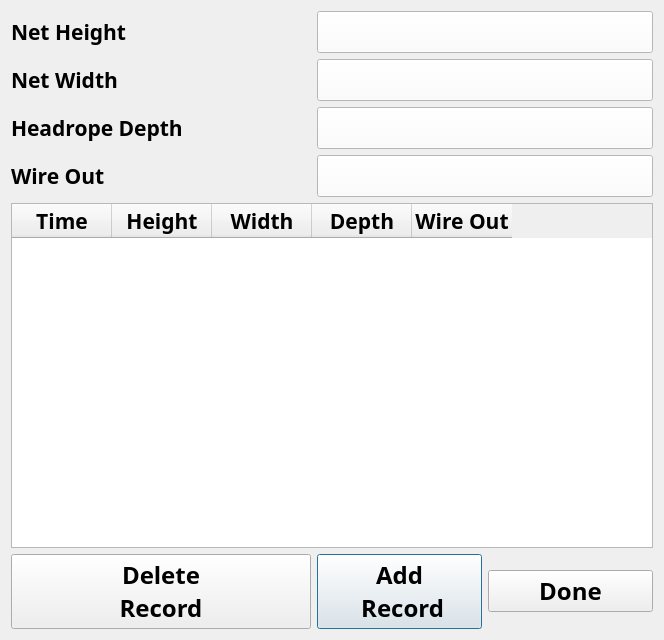
<?xml version="1.0" encoding="UTF-8"?>
<ui version="4.0">
 <class>netDlg</class>
 <widget class="QDialog" name="netDlg">
  <property name="geometry">
   <rect>
    <x>0</x>
    <y>0</y>
    <width>662</width>
    <height>640</height>
   </rect>
  </property>
  <property name="windowTitle">
   <string>Net Mensuration Dialog</string>
  </property>
  <layout class="QVBoxLayout" name="verticalLayout">
   <item>
    <layout class="QGridLayout" name="gridLayout_3">
     <item row="1" column="0">
      <widget class="QLabel" name="label_5">
       <property name="minimumSize">
        <size>
         <width>300</width>
         <height>0</height>
        </size>
       </property>
       <property name="font">
        <font>
         <family>Arial Black</family>
         <pointsize>16</pointsize>
         <weight>75</weight>
         <bold>true</bold>
        </font>
       </property>
       <property name="text">
        <string>Net Width</string>
       </property>
      </widget>
     </item>
     <item row="0" column="0">
      <widget class="QLabel" name="label_4">
       <property name="minimumSize">
        <size>
         <width>300</width>
         <height>0</height>
        </size>
       </property>
       <property name="maximumSize">
        <size>
         <width>150</width>
         <height>16777215</height>
        </size>
       </property>
       <property name="font">
        <font>
         <family>Arial Black</family>
         <pointsize>16</pointsize>
         <weight>75</weight>
         <bold>true</bold>
        </font>
       </property>
       <property name="text">
        <string>Net Height</string>
       </property>
      </widget>
     </item>
     <item row="6" column="1">
      <widget class="QPushButton" name="addRecordBtn">
       <property name="minimumSize">
        <size>
         <width>165</width>
         <height>35</height>
        </size>
       </property>
       <property name="font">
        <font>
         <family>Arial Black</family>
         <pointsize>18</pointsize>
         <weight>75</weight>
         <bold>true</bold>
        </font>
       </property>
       <property name="text">
        <string>Add
 Record</string>
       </property>
      </widget>
     </item>
     <item row="6" column="2">
      <widget class="QPushButton" name="okBtn">
       <property name="minimumSize">
        <size>
         <width>165</width>
         <height>35</height>
        </size>
       </property>
       <property name="font">
        <font>
         <family>Arial Black</family>
         <pointsize>18</pointsize>
         <weight>75</weight>
         <bold>true</bold>
        </font>
       </property>
       <property name="text">
        <string>Done</string>
       </property>
      </widget>
     </item>
     <item row="6" column="0">
      <widget class="QPushButton" name="deleteBtn">
       <property name="enabled">
        <bool>true</bool>
       </property>
       <property name="minimumSize">
        <size>
         <width>165</width>
         <height>35</height>
        </size>
       </property>
       <property name="font">
        <font>
         <family>Arial Black</family>
         <pointsize>18</pointsize>
         <weight>75</weight>
         <bold>true</bold>
        </font>
       </property>
       <property name="text">
        <string>Delete 
Record</string>
       </property>
      </widget>
     </item>
     <item row="2" column="0">
      <widget class="QLabel" name="label_6">
       <property name="minimumSize">
        <size>
         <width>300</width>
         <height>0</height>
        </size>
       </property>
       <property name="font">
        <font>
         <family>Arial Black</family>
         <pointsize>16</pointsize>
         <weight>75</weight>
         <bold>true</bold>
        </font>
       </property>
       <property name="text">
        <string>Headrope Depth</string>
       </property>
      </widget>
     </item>
     <item row="3" column="0">
      <widget class="QLabel" name="label_8">
       <property name="minimumSize">
        <size>
         <width>300</width>
         <height>0</height>
        </size>
       </property>
       <property name="font">
        <font>
         <family>Arial Black</family>
         <pointsize>16</pointsize>
         <weight>75</weight>
         <bold>true</bold>
        </font>
       </property>
       <property name="text">
        <string>Wire Out</string>
       </property>
      </widget>
     </item>
     <item row="4" column="0" colspan="3">
      <widget class="QTableWidget" name="netTable">
       <property name="maximumSize">
        <size>
         <width>10000</width>
         <height>10000</height>
        </size>
       </property>
       <property name="font">
        <font>
         <family>Arial Black</family>
         <pointsize>16</pointsize>
         <weight>75</weight>
         <bold>true</bold>
        </font>
       </property>
       <property name="editTriggers">
        <set>QAbstractItemView::NoEditTriggers</set>
       </property>
       <property name="selectionMode">
        <enum>QAbstractItemView::SingleSelection</enum>
       </property>
       <property name="selectionBehavior">
        <enum>QAbstractItemView::SelectRows</enum>
       </property>
       <column>
        <property name="text">
         <string>Time</string>
        </property>
       </column>
       <column>
        <property name="text">
         <string>Height</string>
        </property>
       </column>
       <column>
        <property name="text">
         <string>Width</string>
        </property>
       </column>
       <column>
        <property name="text">
         <string>Depth</string>
        </property>
       </column>
       <column>
        <property name="text">
         <string>Wire Out</string>
        </property>
       </column>
      </widget>
     </item>
     <item row="0" column="1" colspan="2">
      <widget class="QPushButton" name="btn1">
       <property name="minimumSize">
        <size>
         <width>250</width>
         <height>0</height>
        </size>
       </property>
       <property name="maximumSize">
        <size>
         <width>10000</width>
         <height>16777215</height>
        </size>
       </property>
       <property name="font">
        <font>
         <family>Arial Black</family>
         <pointsize>18</pointsize>
         <weight>75</weight>
         <bold>true</bold>
        </font>
       </property>
       <property name="styleSheet">
        <string notr="true">QWidget {
    background-color: white;
}</string>
       </property>
       <property name="text">
        <string/>
       </property>
       <property name="flat">
        <bool>false</bool>
       </property>
      </widget>
     </item>
     <item row="1" column="1" colspan="2">
      <widget class="QPushButton" name="btn2">
       <property name="minimumSize">
        <size>
         <width>250</width>
         <height>0</height>
        </size>
       </property>
       <property name="maximumSize">
        <size>
         <width>1000</width>
         <height>16777215</height>
        </size>
       </property>
       <property name="font">
        <font>
         <family>Arial Black</family>
         <pointsize>18</pointsize>
         <weight>75</weight>
         <bold>true</bold>
        </font>
       </property>
       <property name="styleSheet">
        <string notr="true">QWidget {
    background-color: white;
}</string>
       </property>
       <property name="text">
        <string/>
       </property>
      </widget>
     </item>
     <item row="2" column="1" colspan="2">
      <widget class="QPushButton" name="btn3">
       <property name="minimumSize">
        <size>
         <width>250</width>
         <height>0</height>
        </size>
       </property>
       <property name="maximumSize">
        <size>
         <width>1000</width>
         <height>16777215</height>
        </size>
       </property>
       <property name="font">
        <font>
         <family>Arial Black</family>
         <pointsize>18</pointsize>
         <weight>75</weight>
         <bold>true</bold>
        </font>
       </property>
       <property name="styleSheet">
        <string notr="true">QWidget {
    background-color: white;
}</string>
       </property>
       <property name="text">
        <string/>
       </property>
      </widget>
     </item>
     <item row="3" column="1" colspan="2">
      <widget class="QPushButton" name="btn4">
       <property name="minimumSize">
        <size>
         <width>250</width>
         <height>0</height>
        </size>
       </property>
       <property name="maximumSize">
        <size>
         <width>1000</width>
         <height>16777215</height>
        </size>
       </property>
       <property name="font">
        <font>
         <family>Arial Black</family>
         <pointsize>18</pointsize>
         <weight>75</weight>
         <bold>true</bold>
        </font>
       </property>
       <property name="styleSheet">
        <string notr="true">QWidget {
    background-color: white;
}</string>
       </property>
       <property name="text">
        <string/>
       </property>
      </widget>
     </item>
    </layout>
   </item>
  </layout>
 </widget>
 <resources/>
 <connections/>
</ui>
